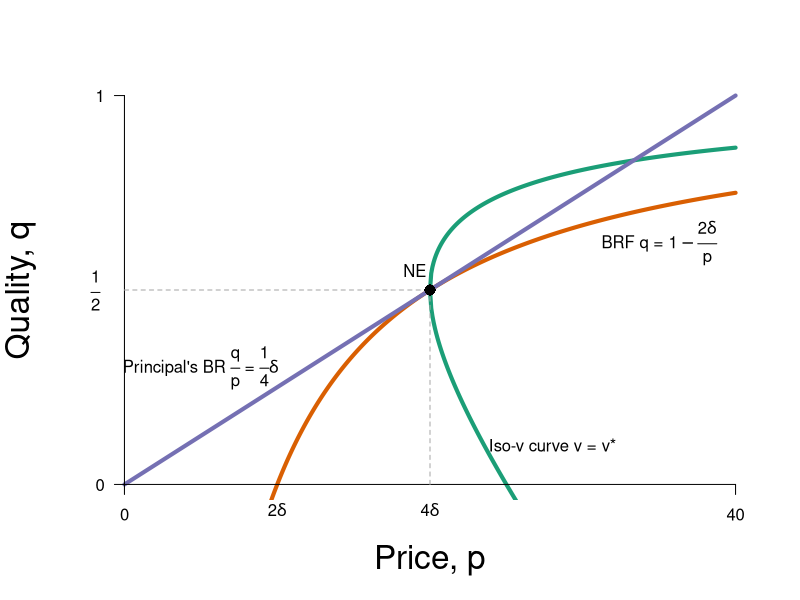

This figure's R source:
require(ggplot2)
pdf(file = "brf.pdf", width = 9, height = 6)
brfFn <- function(p, delta = 5) {
  1 - (2 * delta) /p
}

isovhigh <- function(p, delta = 5, v = 20){
  (sqrt(p^2 - 4 * delta * v) - p + 2*v)/( 2 * v )
}

isovlow <- function(p, delta = 5, v = 20){
  (-sqrt(p^2 - 4 * delta * v) - p + 2*v)/( 2 * v )
}

solowCondition <- function(p, delta = 5){
  (p*(1/(8*delta)))
}

COL <- c("#1B9E77", "#D95F02", "#7570B3", "#E7298A", "#66A61E", "#E6AB02", "#A6761D", "#666666")
par(mar =  c(5, 5, 4, 2))
xlims <- c(0, 40)
ylims <- c(0, 1)


plot(0, 0, xlim = xlims, ylim = ylims, type = "n",
     xlab = expression(paste("Price, ", p)),
     ylab = expression(paste("Quality, ", q)),
     xaxt = "n", yaxt = "n", cex.lab = 2, bty = "n")

npts <- 500 
npts2 <- 501
xx1 <- seq(xlims[1], xlims[2], length.out = npts)
xx2 <- seq(xlims[2], length.out = npts)
xx3 <- seq(xlims[1], xlims[2], length.out = npts2)
lines(xx1, brfFn(xx1), col = COL[2], lwd = 4)
lines(xx3, isovhigh(xx3, delta = 5), col = COL[1], lwd = 4)
lines(xx3, isovlow(xx3, delta = 5), col = COL[1], lwd = 4)
lines(xx1, solowCondition(xx1, delta = 5), col = COL[3], lwd = 4)

ticksy <- c(0, 0.5, 1)

axis(1, at = xlims, pos = 0)
axis(2, at = ylims, pos = 0, las=1)

# add_legend <- function(...) {
#   opar <- par(fig=c(0, 1, 0, 1), oma=c(0, 0, 0, 0), 
#               mar=c(0, 0, 0, 0), new=TRUE)
#   on.exit(par(opar))
#   plot(0, 0, type='n', bty='n', xaxt='n', yaxt='n')
#   legend(...)
# }

#Annotation of the three graphs and the NE
text(5, 0.3, expression(paste("Principal's BR ", frac(q, p) ," = ", frac(1, 4)*delta)))
text(35, 0.62, expression(paste("BRF q = ", 1 - frac(2*delta, p))))
text(28, 0.1, expression(paste("Iso-v curve v = ", v,"*")))
text(19, 0.55, expression(paste("NE")))

#Annotation of the important points on the axes
mtext(expression(paste(2*delta)), side = 1, at = 10)
mtext(expression(paste(4*delta)), side = 1, at = 20)
mtext(expression(paste(frac(1,2))), las = 1, side = 2, at = 0.5)

# ticksx <- c(0, 10, 20, 40)
# axis(1, at = ticksx)
# ticksy <- c(0, 0.5, 1)
# axis(2, at = ticksy)

#Lines for the coordinates of the Nash equilbrium
segments(20, 0, 20, 0.5, lty = 2, col = "darkgray")
segments(0, 0.5, 20, 0.5, lty = 2, col = "darkgray")

#Add a point for the NE
points(20, 0.5, pch = 16, col = "black", cex = 1.5)

# add_legend("topright", legend=c(
#   expression(paste("Agent's Indifference Curve: v = v*", )),
#   expression(paste("Agent's Best Response: q = 1 - (2*delta/p)",)), 
#   expression(paste("Solow Condition: q = p*(delta/2)",))
# ),
# col = COL, lty = 1, lwd = 2, cex=1, bty = "n")



dev.off()

